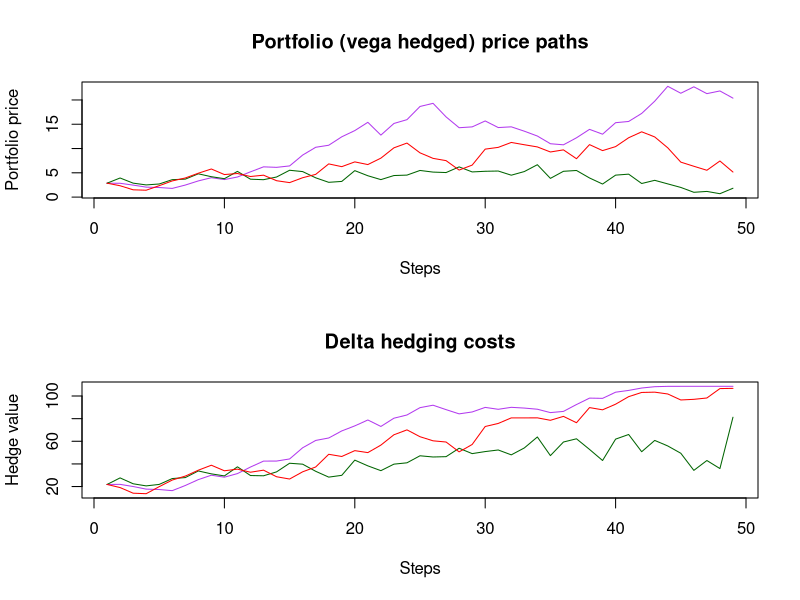
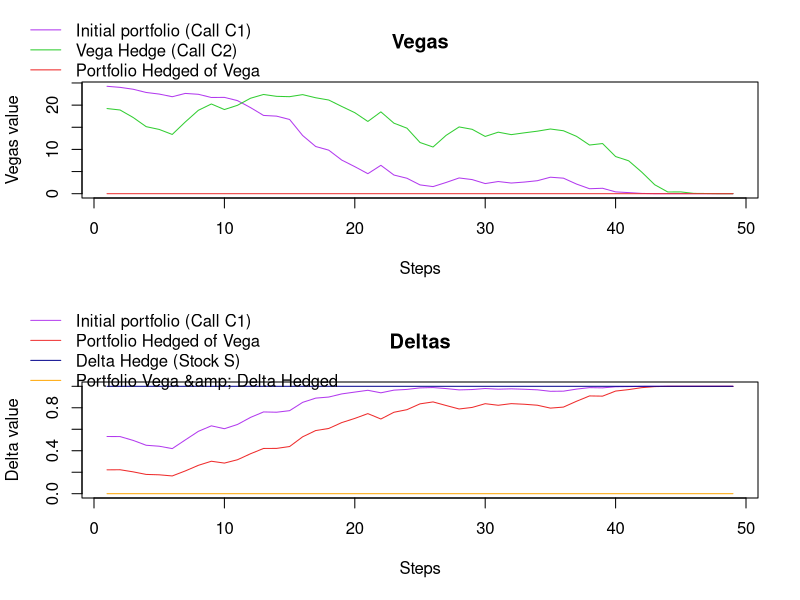

The R source for these figures, in order:
rm(list = ls(all = TRUE))
graphics.off()

# Declare variables
n   = 50        # periods (steps)
S0  = 98        # initial stock price
sig = 0.2       # volatility
r   = 0.05      # risk-free interest rate
K1  = 100       # exercise price for call 1
K2  = 110       # exercise price for call 2
t0  = 6/52      # current time (1 week = 1/52)
mat = 26/52     # maturity

# Function for price of the call
black_scholes_call = function(S, K, Tau, r, sigma) {
                 y = (log(S/K) + (r - sigma^2/2) * Tau)/(sigma * sqrt(Tau))
                 v = S * pnorm(y + sigma * sqrt(Tau)) - exp(-r * Tau)* K * pnorm(y)
                     return(v)
}

# Function for vega
black_scholes_vega = function(S, K, Tau, r, sigma) {
                 y = (log(S/K) + (r - sigma^2/2) * Tau)/(sigma * sqrt(Tau))
                 v = S * sqrt(Tau)*dnorm(y + sigma * sqrt(Tau))
                     return(v)
}

# Function for delta
black_scholes_delta = function(S, K, Tau, r, sigma) {
              y     = (log(S/K) + (r - sigma^2/2) * Tau)/(sigma * sqrt(Tau))
              v     = pnorm(y + sigma * sqrt(Tau))
                      return(v)
}

# Vega and delta hedging

GeneratePaths_vegadelta = function(S0, sig, maturity, K1, K2, r, n, t0) {
  dt 	= (maturity - t0)/n             # period between steps n 
  t 	= seq(t0, maturity, l = n)      # maturity - t0 divided in n intervals
  tau = maturity - t                  # time to maturity
  
  # Simulate the stock price path
  Wt 	= c(0, sqrt(dt) * cumsum(rnorm(n - 1, 0, 1)))
  S 	= S0 * exp((r - 0.5 * sig^2) * t + sig * Wt)
  
  # Compute vegas and the associated hedging costs
  C1              = black_scholes_call(S, K1, tau, r, sig)
  C2              = black_scholes_call(S, K2, tau, r, sig)
  vega1           = black_scholes_vega(S, K1, tau, r, sig)
  vega2           = black_scholes_vega(S, K2, tau, r, sig)
  
  hedge_costs_vega    = c(-vega1[1]/vega2[1] * C2[1], -(vega1[2:n]/vega2[2:n]) * C2[2:(n)])
  ptf_hedged_vega     = C1 + hedge_costs_vega
  vega3               = vega1 + (hedge_costs_vega/C2) * vega2
  
  #Compute delta of hedged portfolio and hedging costs
  delta0                   = black_scholes_delta(S, K1, tau, r, sig)
  delta                    = black_scholes_delta(S, K1, tau, r, sig) + (hedge_costs_vega/C2) * black_scholes_delta(S, K2, tau, r, sig)
  hedge_qtty_delta         = c(delta[1], delta[2:n] - delta[1:(n - 1)])
  hedge_costs_delta        = c(delta[1] * S[1], (delta[2:n] - delta[1:(n - 1)]) * S[2:n])
  cum_hedge_qtty_delta     = cumsum(hedge_qtty_delta)
  cum_hedge_costs_delta    = cumsum(hedge_costs_delta)
  
  ptf_hedged_total  = C1 + hedge_costs_vega - cum_hedge_costs_delta
  delta_S           = seq(1, 1, l = 50)
  delta_tot         = delta - cum_hedge_qtty_delta
  
  # Result
  result = data.frame(ptf_hedged_vega = ptf_hedged_vega[1:(n-1)], CumCosts = cum_hedge_costs_delta[1:(n-1)],
                      vega1 = vega1[1:(n-1)], vega2 = vega2[1:(n-1)], vega3 = vega3[1:(n-1)], delta0 = delta0[1:(n-1)],
                      delta = delta[1:(n-1)], delta_S = delta_S[1:(n-1)], delta_tot = delta_tot[1:(n-1)])
                      return(result)
}

# Run simulation of the result
sim = cbind(GeneratePaths_vegadelta(S0 = S0, sig = sig, maturity = mat, K1 = K1, K2 = K2, r = r, n = n, 
            t0 = t0), GeneratePaths_vegadelta(S0 = S0, sig = sig, maturity = mat, K1 = K1, K2 = K2, r = r, n = n, 
            t0 = t0), GeneratePaths_vegadelta(S0 = S0, sig = sig, maturity = mat, K1 = K1, K2 = K2, r = r, n = n, 
            t0 = t0))

# Plot the Option prices
split.screen(c(2, 1))
screen(1)
plot(x = 1:nrow(sim), y = sim[, 1], main = "Portfolio (vega hedged) price paths", xlab = "Steps", ylab = "Portfolio price", 
     ylim = c(min(sim[, 1], sim[, 10], sim[, 19]), max(sim[, 1], sim[, 10], sim[, 19])), 
     type = "l", col = "darkorchid2")
lines(x = 1:nrow(sim), y = sim[, 10], col = "darkgreen")
lines(x = 1:nrow(sim), y = sim[, 19], col = "red")

# Plot the Costs of hedge
screen(2)
plot(x = 1:nrow(sim), y = sim[, 2], main = "Delta hedging costs", xlab = "Steps", ylab = "Hedge value", 
     ylim = c(min(sim[, 2], sim[, 11], sim[, 20]), max(sim[, 2], sim[, 11], sim[, 20])), 
     type = "l", col = "darkorchid2")
lines(x = 1:nrow(sim), y = sim[, 11], col = "darkgreen")
lines(x = 1:nrow(sim), y = sim[, 20], col = "red")

# Plot the vegas
dev.new()
split.screen(c(2, 1))
screen(1)
plot(x = 1:nrow(sim), y = sim[, 3], main = "Vegas", xlab = "Steps", ylab = "Vegas value", 
     ylim = c(min(sim[, 3], sim[, 4], sim[, 5]), max(sim[, 3], sim[, 4], sim[, 5])), 
     type = "l", col = "darkorchid2")
lines(x = 1:nrow(sim), y = sim[, 4], col = "limegreen")
lines(x = 1:nrow(sim), y = sim[, 5], col = "firebrick2")
par(xpd=TRUE)
legend(x=-6, y = 41.5, legend=c("Initial portfolio (Call C1)", "Vega Hedge (Call C2)", "Portfolio Hedged of Vega"),
       lty=1, lwd=1, col=c("darkorchid2", "limegreen", "firebrick2"),bty = "n")


# Plot the deltas
screen(2)
plot(x = 1:nrow(sim), y = sim[, 6], main = "Deltas", xlab = "Steps", ylab = "Delta value", 
     ylim = c(min(sim[, 6], sim[, 7], sim[, 8], sim[, 9]), max(sim[, 6], sim[, 7], sim[, 8], sim[, 9])), 
     type = "l", col = "darkorchid2")
lines(x = 1:nrow(sim), y = sim[, 7], col = "firebrick2")
lines(x = 1:nrow(sim), y = sim[, 8], col = "darkblue")
lines(x = 1:nrow(sim), y = sim[, 9], col = "orange")
par(xpd=TRUE)
legend(x=-6, y = 1.8, legend=c("Initial portfolio (Call C1)", "Portfolio Hedged of Vega", "Delta Hedge (Stock S)", "Portfolio Vega &amp; Delta Hedged"),
       lty=1, lwd=1, col=c("darkorchid2", "firebrick2", "darkblue","orange"), bty = "n")
